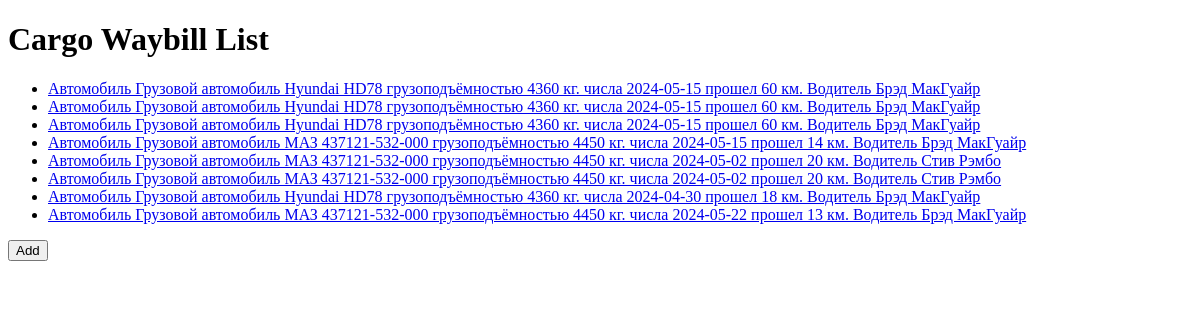
/waybill/cargo_waybills/, run on an earlier commit of the app's database.
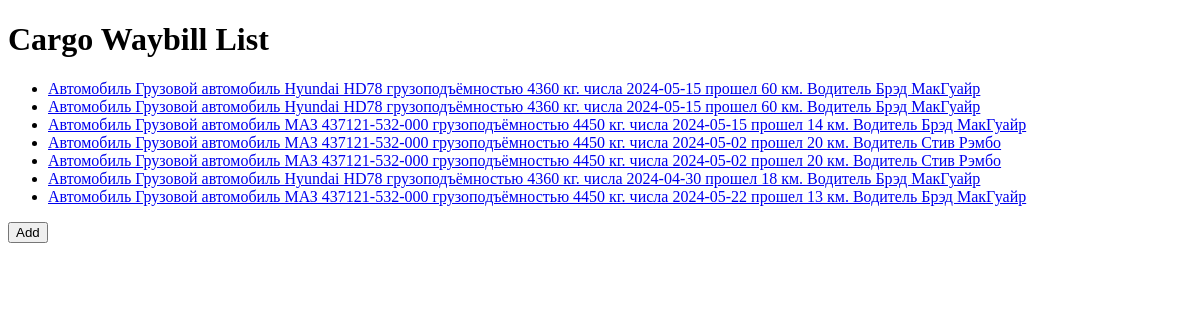
And on a later commit of the database.
### waybill/models.py (models this page shows)
class Waybill(models.Model):
    content_type = models.ForeignKey(ContentType, on_delete=models.CASCADE)
    object_id = models.PositiveIntegerField()
    vehicle = GenericForeignKey("content_type", "object_id")
    driver = models.ForeignKey(Driver, on_delete=models.CASCADE)
    mileage = models.IntegerField()
    created_at = models.DateField()
    def __str__(self) -> str:
        return f"Автомобиль {self.vehicle} числа {self.created_at} прошел {self.mileage} км. Водитель {self.driver.name}"

### vehicle/models.py (models this page shows, shortened)
class Vehicle(models.Model):
    brand = models.CharField(max_length=50)
    garage = models.ForeignKey(Garage, on_delete=models.PROTECT, null=True, blank=True)
    is_decommissioned = models.BooleanField(default=False)
    created_at = models.DateField()
    modified_at = models.DateField(auto_now_add=True)

class Truck(Vehicle):
    capacity = models.IntegerField()
    drivers = GenericRelation(Driver, related_query_name="truck")
    waybills = GenericRelation(Waybill, related_query_name="truck")
    repairs = GenericRelation(Repair, related_query_name="truck")
    def __str__(self) -> str:
        return (
            f"Грузовой автомобиль {self.vehicle_ptr.brand} грузоподъёмностью {self.capacity} кг."
            + (
                f" СПИСАН {self.vehicle_ptr.modified_at}"
                if self.vehicle_ptr.is_decommissioned
                else ""
            )
        )

class Vehicle(models.Model):
    brand = models.CharField(max_length=50)
    garage = models.ForeignKey(Garage, on_delete=models.PROTECT, null=True, blank=True)
    is_decommissioned = models.BooleanField(default=False)
    created_at = models.DateField()
    modified_at = models.DateField(auto_now_add=True)

### workers/models.py (models this page shows, shortened)
class Worker(models.Model):
    name = models.CharField(max_length=50)
    brigade = models.ForeignKey(Brigade, on_delete=models.PROTECT)
    created_at = models.DateField()
    modified_at = models.DateField(auto_now_add=True)

### waybill/views.py (the view)
# urls.py: path("cargo_waybills/", views.cargo_waybill_list, name="cargo_waybill_list"),
def cargo_waybill_list(request):
    cargo_waybills = Waybill.objects.filter(
        content_type=ContentType.objects.get(app_label="vehicle", model="truck")
    )
    return render(
        request,
        "waybill/cargo_waybill/cargo_waybill_list.html",
        {"cargo_waybills": cargo_waybills},
    )

### templates/waybill/cargo_waybill/cargo_waybill_list.html (shortened to what this page needs)
<!DOCTYPE html>
<html>
<head>
</head>
<body>
    <h1>Cargo Waybill List</h1>
    <ul>
        {% for cargo_waybill in cargo_waybills %}
            <li>
                <a href="{% url 'cargo_waybill_detail' pk=cargo_waybill.pk %}">{{ cargo_waybill }}</a>
            </li>
        {% empty %}
            <li>No cargo waybills available</li>
        {% endfor %}
    </ul>
    <td>
        <form action="{% url 'waybill_add' %}" method="post">
            <button type="submit"> Add</button>
        </form>
    </td>
</body>
</html>

What changed in the data, as far as the page shows it:
removed Waybill: content_type+object+created_at "Автомобиль Грузовой автомобиль Hyundai HD78 грузоподъёмностью 4360 кг. числа 2024-05-15 прошел 60 км. Водитель Брэд МакГуайр"
